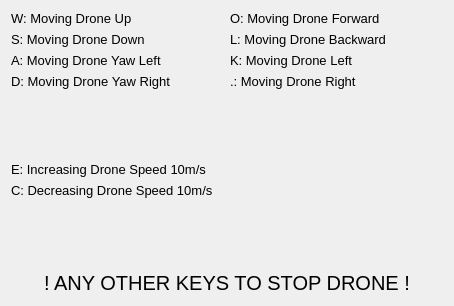
<?xml version="1.0" encoding="UTF-8"?>
<ui version="4.0">
 <class>Form</class>
 <widget class="QWidget" name="Form">
  <property name="geometry">
   <rect>
    <x>0</x>
    <y>0</y>
    <width>454</width>
    <height>306</height>
   </rect>
  </property>
  <property name="windowTitle">
   <string>Keyborad Information</string>
  </property>
  <layout class="QGridLayout" name="gridLayout">
   <item row="4" column="0">
    <spacer name="verticalSpacer_2">
     <property name="orientation">
      <enum>Qt::Vertical</enum>
     </property>
     <property name="sizeHint" stdset="0">
      <size>
       <width>20</width>
       <height>40</height>
      </size>
     </property>
    </spacer>
   </item>
   <item row="3" column="1">
    <widget class="QLabel" name="label_8">
     <property name="font">
      <font>
       <family>Arial</family>
       <pointsize>10</pointsize>
      </font>
     </property>
     <property name="text">
      <string>.: Moving Drone Right</string>
     </property>
    </widget>
   </item>
   <item row="7" column="0">
    <spacer name="verticalSpacer">
     <property name="orientation">
      <enum>Qt::Vertical</enum>
     </property>
     <property name="sizeHint" stdset="0">
      <size>
       <width>20</width>
       <height>40</height>
      </size>
     </property>
    </spacer>
   </item>
   <item row="2" column="1">
    <widget class="QLabel" name="label_7">
     <property name="font">
      <font>
       <family>Arial</family>
       <pointsize>10</pointsize>
      </font>
     </property>
     <property name="text">
      <string>K: Moving Drone Left</string>
     </property>
    </widget>
   </item>
   <item row="0" column="1">
    <widget class="QLabel" name="label_5">
     <property name="font">
      <font>
       <family>Arial</family>
       <pointsize>10</pointsize>
      </font>
     </property>
     <property name="text">
      <string>O: Moving Drone Forward</string>
     </property>
    </widget>
   </item>
   <item row="1" column="1">
    <widget class="QLabel" name="label_6">
     <property name="font">
      <font>
       <family>Arial</family>
       <pointsize>10</pointsize>
      </font>
     </property>
     <property name="text">
      <string>L: Moving Drone Backward</string>
     </property>
    </widget>
   </item>
   <item row="3" column="0">
    <widget class="QLabel" name="label_4">
     <property name="font">
      <font>
       <family>Arial</family>
       <pointsize>10</pointsize>
      </font>
     </property>
     <property name="text">
      <string>D: Moving Drone Yaw Right</string>
     </property>
    </widget>
   </item>
   <item row="0" column="0">
    <widget class="QLabel" name="label">
     <property name="font">
      <font>
       <family>Arial</family>
       <pointsize>10</pointsize>
      </font>
     </property>
     <property name="text">
      <string>W: Moving Drone Up</string>
     </property>
    </widget>
   </item>
   <item row="1" column="0">
    <widget class="QLabel" name="label_2">
     <property name="font">
      <font>
       <family>Arial</family>
       <pointsize>10</pointsize>
      </font>
     </property>
     <property name="text">
      <string>S: Moving Drone Down</string>
     </property>
    </widget>
   </item>
   <item row="2" column="0">
    <widget class="QLabel" name="label_3">
     <property name="font">
      <font>
       <family>Arial</family>
       <pointsize>10</pointsize>
      </font>
     </property>
     <property name="text">
      <string>A: Moving Drone Yaw Left</string>
     </property>
    </widget>
   </item>
   <item row="14" column="0" colspan="2">
    <widget class="QLabel" name="label_11">
     <property name="font">
      <font>
       <pointsize>15</pointsize>
      </font>
     </property>
     <property name="layoutDirection">
      <enum>Qt::LeftToRight</enum>
     </property>
     <property name="text">
      <string>! ANY OTHER KEYS TO STOP DRONE !</string>
     </property>
     <property name="alignment">
      <set>Qt::AlignCenter</set>
     </property>
    </widget>
   </item>
   <item row="5" column="0" colspan="2">
    <widget class="QLabel" name="label_9">
     <property name="font">
      <font>
       <family>Arial</family>
       <pointsize>10</pointsize>
      </font>
     </property>
     <property name="text">
      <string>E: Increasing Drone Speed 10m/s</string>
     </property>
    </widget>
   </item>
   <item row="6" column="0" colspan="2">
    <widget class="QLabel" name="label_10">
     <property name="font">
      <font>
       <family>Arial</family>
       <pointsize>10</pointsize>
      </font>
     </property>
     <property name="text">
      <string>C: Decreasing Drone Speed 10m/s</string>
     </property>
    </widget>
   </item>
  </layout>
 </widget>
 <resources/>
 <connections/>
</ui>
